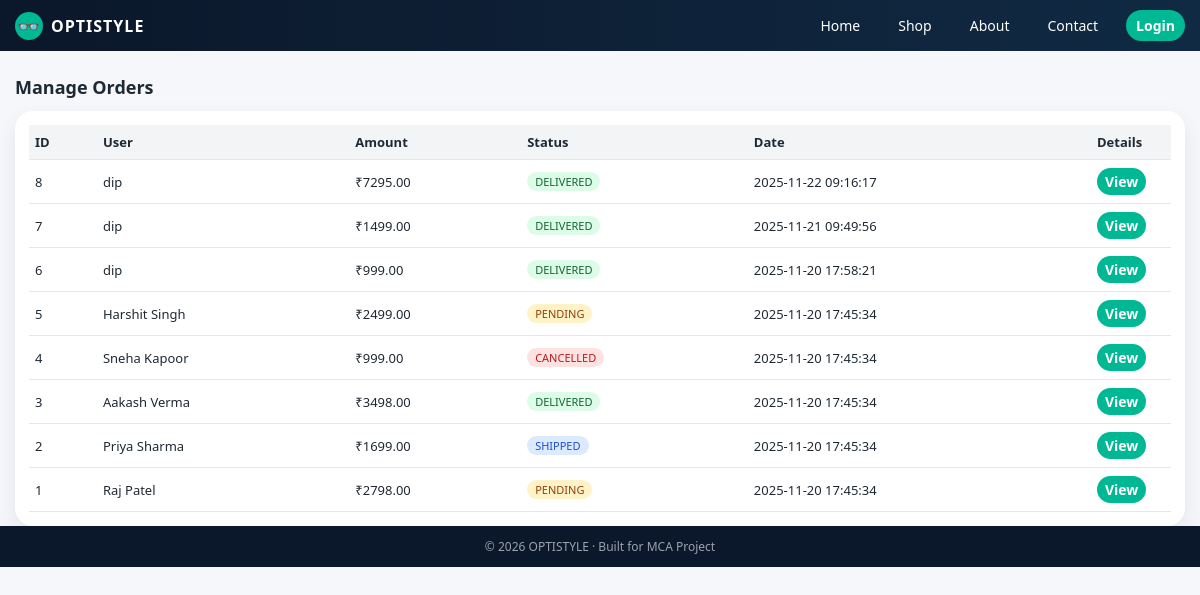
The app's page /admin/orders.php (signed in) with its own data.
### tables this page shows
CREATE TABLE IF NOT EXISTS `orders` (
  `order_id` int(11) NOT NULL AUTO_INCREMENT,
  `user_id` int(11) NOT NULL,
  `total_amount` decimal(10,2) NOT NULL,
  `payment_method` varchar(10) DEFAULT 'COD',
  `status` enum('PENDING','SHIPPED','DELIVERED','CANCELLED') DEFAULT 'PENDING',
  `placed_at` datetime DEFAULT CURRENT_TIMESTAMP,
  `ship_name` varchar(100) DEFAULT NULL,
  `ship_phone` varchar(15) DEFAULT NULL,
  `ship_city` varchar(100) DEFAULT NULL,
  `ship_state` varchar(100) DEFAULT NULL,
  `ship_pincode` varchar(10) DEFAULT NULL,
  PRIMARY KEY (`order_id`),
  KEY `user_id` (`user_id`)
);

CREATE TABLE IF NOT EXISTS `users` (
  `user_id` int(11) NOT NULL AUTO_INCREMENT,
  `name` varchar(100) NOT NULL,
  `email` varchar(150) NOT NULL,
  `password` varchar(255) NOT NULL,
  `phone` varchar(15) DEFAULT NULL,
  `city` varchar(100) DEFAULT NULL,
  `state` varchar(100) DEFAULT NULL,
  `pincode` varchar(10) DEFAULT NULL,
  `created_at` datetime DEFAULT CURRENT_TIMESTAMP,
  PRIMARY KEY (`user_id`),
  UNIQUE KEY `email` (`email`)
);

### admin/orders.php (the view, shortened to what this page needs)
<?php
require_once "../db.php";
$orders = $pdo->query("
SELECT o.*, u.name
FROM orders o
LEFT JOIN users u ON o.user_id=u.user_id
ORDER BY o.order_id DESC
")->fetchAll(PDO::FETCH_ASSOC);
include "../layout_top.php";
?>
<h2 class="section-title">Manage Orders</h2>
<div class="card">
<table>
<thead>
<tr>
    <th>ID</th><th>User</th><th>Amount</th>
    <th>Status</th><th>Date</th><th width="80">Details</th>
</tr>
</thead>
<tbody>
<?php foreach($orders as $o): ?>
<tr>
    <td><?= $o['order_id']; ?></td>
    <td><?= htmlspecialchars($o['name']); ?></td>
    <td>₹<?= $o['total_amount']; ?></td>
    <td>
        <span class="badge
            <?php if($o['status']=='PENDING') echo 'badge-pending';
                  elseif($o['status']=='SHIPPED') echo 'badge-shipped';
                  elseif($o['status']=='DELIVERED') echo 'badge-delivered';
                  else echo 'badge-cancelled';
            ?>">
            <?= $o['status']; ?>
        </span>
    </td>
    <td><?= $o['placed_at']; ?></td>
    <td>
        <a href="order_view.php?id=<?= $o['order_id']; ?>" class="btn btn-primary" style="padding:4px 8px;">View</a>
    </td>
</tr>
<?php endforeach; ?>
</tbody>
</table>
</div>
<?php include "../layout_bottom.php"; ?>

### layout_top.php (style rules this page uses)
:root { --primary:#00b894; --primary-dark:#00916e; --bg:#f5f7fb; --text:#1f2933; }
* { box-sizing:border-box;margin:0;padding:0; }
body { font-family: system-ui,-apple-system,"Segoe UI",sans-serif; background:var(--bg); color:var(--text); }
a { text-decoration:none;color:inherit; }
.btn { display:inline-block; padding:8px 16px; border-radius:999px; border:none; cursor:pointer; font-size:14px; font-weight:600; }
.btn-primary { background:var(--primary); color:#fff; }
.section-title { font-size:18px; font-weight:600; margin:24px 0 12px; }
.card { background:#fff; border-radius:18px; padding:14px; box-shadow:0 8px 22px rgba(15,23,42,0.08); transition:transform .2s,box-shadow .2s; }
table { width:100%; border-collapse:collapse; font-size:13px; }
th,td { padding:8px 6px; border-bottom:1px solid #e5e7eb; }
th { background:#f3f4f6;text-align:left; }
.badge { display:inline-block; padding:2px 8px; border-radius:999px; font-size:11px; }
.badge-pending { background:#fef3c7;color:#92400e; }
.badge-shipped { background:#dbeafe;color:#1d4ed8; }
.badge-delivered { background:#dcfce7;color:#166534; }
.badge-cancelled { background:#fee2e2;color:#b91c1c; }

### records on screen
orders: order_id "8", user.name "dip", total_amount "7295.00", status "DELIVERED", placed_at "2025-11-22 09:16:17"
orders: order_id "7", user.name "dip", total_amount "1499.00", status "DELIVERED", placed_at "2025-11-21 09:49:56"
orders: order_id "6", user.name "dip", total_amount "999.00", status "DELIVERED", placed_at "2025-11-20 17:58:21"
orders: order_id "5", user.name "Harshit Singh", total_amount "2499.00", status "PENDING", placed_at "2025-11-20 17:45:34"
orders: order_id "4", user.name "Sneha Kapoor", total_amount "999.00", status "CANCELLED", placed_at "2025-11-20 17:45:34"
orders: order_id "3", user.name "Aakash Verma", total_amount "3498.00", status "DELIVERED", placed_at "2025-11-20 17:45:34"
orders: order_id "2", user.name "Priya Sharma", total_amount "1699.00", status "SHIPPED", placed_at "2025-11-20 17:45:34"
orders: order_id "1", user.name "Raj Patel", total_amount "2798.00", status "PENDING", placed_at "2025-11-20 17:45:34"
